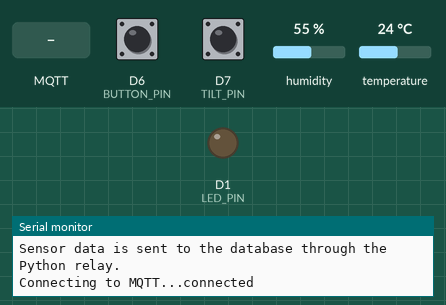
Bench run of a program on a simulated ESP8266 (NodeMCU). Parts: output pins drawn as LEDs (lit = HIGH), the last lines printed to the serial monitor. Inputs (shaded band) come from the test bench; at power-on: D6 (BUTTON_PIN) HIGH, D7 (TILT_PIN) HIGH, humidity 55 %, temperature 24 °C. WiFi joins after 1.5 s; servers stay silent unless stated; no MQTT or app messages arrive unless stated.

Above: at 2.8 s.
2.9 s: MQTT message "1" arrives on the first subscribed topic
At 4.0 s:
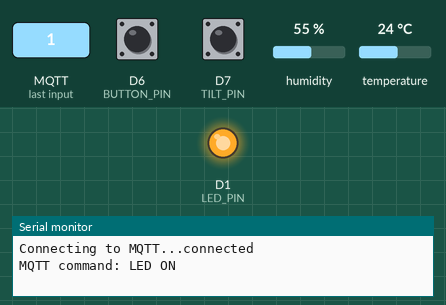
6.0 s: MQTT message "0" arrives on the first subscribed topic
At 6.4 s:
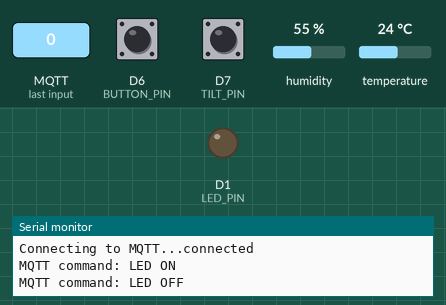
Timing chart, 0 to 9.0 s (numbered marks = the images above; inputs shaded):
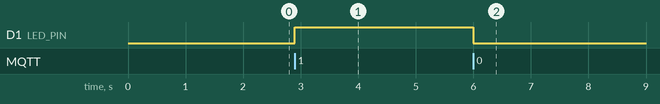

Measured:
- after the input at 2.9 s, D1 (LED_PIN): LOW → HIGH at once
- after the input at 6.0 s, D1 (LED_PIN): HIGH → LOW at once

The program:

main.cpp
```cpp
/*
 * Project/Program Name: EE 470 MQTT Sensor Node
 * File Name: main.cpp
 * Author: Steve Gutierrez
 *
 * Purpose:
 * Publish DHT11 and photoresistor readings to MQTT, receive MQTT commands for
 * the LED, and publish a short MQTT event when the D6 button is pressed.
 * The Python relay is the only component that inserts MQTT sensor data into
 * the Hostinger database.
 *
 * Inputs:
 * DHT11 data on D5, photoresistor analog output on A0, active-low button on D6,
 * active-low tilt switch on D7, and Wi-Fi credentials.
 *
 * Outputs:
 * Sensor JSON on SENSOR_TOPIC, button values 1 then 0 on SWITCH_TOPIC, and LED
 * state feedback on LED_STATE_TOPIC. Serial prints provide diagnostics.
 *
 * Dependencies:
 * ESP8266 Arduino core, Adafruit DHT library, ArduinoJson, and PubSubClient.
 */

#include <Arduino.h>
#include <DHT.h>
#include <math.h>
#include <ESP8266WiFi.h>
#include <ArduinoJson.h>
#include <cstring>
#include <WiFiClient.h>
#include <PubSubClient.h>

// NodeMCU ESP-12E pin assignments for the connected sensor modules.
constexpr uint8_t DHT_PIN = D5;
constexpr uint8_t PHOTORESISTOR_PIN = A0;
constexpr uint8_t BUTTON_PIN = D6;
constexpr uint8_t TILT_PIN = D7;
constexpr uint8_t LED_PIN = D1;

constexpr uint8_t DHT_TYPE = DHT11;
constexpr uint8_t BUTTON_ACTIVE_LEVEL = LOW;
constexpr uint8_t TILT_ACTIVE_LEVEL = LOW;
constexpr unsigned long DEBOUNCE_MS = 40UL;

// Replace these placeholders locally with the 2.4 GHz Wi-Fi network details.
// Do not publish real Wi-Fi credentials in a public source-code repository.
const char *WIFI_SSID = "SampleWifi";
const char *WIFI_PASSWORD = "SamplePassword";
constexpr unsigned long WIFI_CONNECT_TIMEOUT_MS = 20000UL;

// Public HiveMQ broker and this node's MQTT topics.
const char *MQTT_BROKER = "broker.hivemq.com";
constexpr uint16_t MQTT_PORT = 1883;
const char *SENSOR_TOPIC = "testtopic/temp/outTopic/gootz";
const char *LED_COMMAND_TOPIC = "testtopic/temp/inTopic/gootz";
const char *LED_STATE_TOPIC = "testtopic/temp/ledState/gootz";
const char *SWITCH_TOPIC = "testtopic/temp/switch/gootz";

constexpr unsigned long MQTT_PUBLISH_INTERVAL_MS = 15000UL;
constexpr unsigned long SWITCH_PULSE_MS = 5000UL;

WiFiClient mqttNetworkClient;
PubSubClient mqttClient(mqttNetworkClient);
DHT dht(DHT_PIN, DHT_TYPE);

struct SensorReadings {
    float temperatureC;
    float humidityPercent;
    uint16_t lightAdc;
};

struct DebouncedSwitch {
    uint8_t pin;
    uint8_t activeLevel;
    bool lastRawActive;
    bool stableActive;
    unsigned long lastRawChangeMs;
};

DebouncedSwitch buttonInput = {
    BUTTON_PIN, BUTTON_ACTIVE_LEVEL, false, false, 0
};
DebouncedSwitch tiltInput = {
    TILT_PIN, TILT_ACTIVE_LEVEL, false, false, 0
};

unsigned long lastMqttPublishMs = 0;
unsigned long switchPulseStartMs = 0;
bool switchPulseActive = false;

void beginSwitch(DebouncedSwitch &input);
bool activationDetected(DebouncedSwitch &input);
bool captureSensorReadings(SensorReadings &readings);
void processActivationEvents();
void captureAndReport(const char *nodeName);
bool connectToWiFi();
void publishMqttMeasurement();
void mqttCallback(char *topic, byte *payload, unsigned int length);
void connectToMqtt();

void setup() {
    Serial.begin(115200);
    delay(100);

    connectToWiFi();

    pinMode(LED_PIN, OUTPUT);
    digitalWrite(LED_PIN, LOW);

    mqttClient.setServer(MQTT_BROKER, MQTT_PORT);
    mqttClient.setCallback(mqttCallback);

    dht.begin();
    pinMode(PHOTORESISTOR_PIN, INPUT);
    beginSwitch(buttonInput);
    beginSwitch(tiltInput);

    Serial.println();
    Serial.println("MQTT sensor node ready.");
    Serial.println("Sensor data is sent to the database through the Python relay.");
}

void loop() {
    processActivationEvents();

    if (WiFi.status() != WL_CONNECTED) {
        return;
    }

    if (!mqttClient.connected()) {
        connectToMqtt();
    }
    mqttClient.loop();

    // Complete the button pulse five seconds after it was published.
    if (switchPulseActive
        && millis() - switchPulseStartMs >= SWITCH_PULSE_MS
        && mqttClient.connected()) {
        if (mqttClient.publish(SWITCH_TOPIC, "0")) {
            Serial.println("Published switch value: 0");
            switchPulseActive = false;
        } else {
            Serial.println("Switch release publish failed; will retry.");
        }
    }

    // Publish the current sensor values every 15 seconds.
    if (mqttClient.connected()
        && millis() - lastMqttPublishMs >= MQTT_PUBLISH_INTERVAL_MS) {
        lastMqttPublishMs = millis();
        publishMqttMeasurement();
    }
}

bool connectToWiFi() {
    WiFi.mode(WIFI_STA);
    WiFi.setAutoReconnect(true);
    WiFi.begin(WIFI_SSID, WIFI_PASSWORD);

    Serial.print("Connecting to Wi-Fi");
    const unsigned long startMs = millis();

    while (WiFi.status() != WL_CONNECTED
           && millis() - startMs < WIFI_CONNECT_TIMEOUT_MS) {
        delay(500);
        Serial.print(".");
    }

    if (WiFi.status() != WL_CONNECTED) {
        Serial.println();
        Serial.println("Wi-Fi connection failed; continuing offline.");
        return false;
    }

    Serial.println();
    Serial.println("Wi-Fi connected.");
    Serial.print("IP address: ");
    Serial.println(WiFi.localIP());
    Serial.print("RSSI: ");
    Serial.print(WiFi.RSSI());
    Serial.println(" dBm");
    Serial.print("MAC address: ");
    Serial.println(WiFi.macAddress());
    return true;
}

void beginSwitch(DebouncedSwitch &input) {
    // The switch connects its input pin to GND when activated.
    pinMode(input.pin, INPUT_PULLUP);
    const bool activeNow = (digitalRead(input.pin) == input.activeLevel);
    input.lastRawActive = activeNow;
    input.stableActive = activeNow;
    input.lastRawChangeMs = millis();
}

bool activationDetected(DebouncedSwitch &input) {
    const bool rawActive = (digitalRead(input.pin) == input.activeLevel);

    if (rawActive != input.lastRawActive) {
        input.lastRawActive = rawActive;
        input.lastRawChangeMs = millis();
    }

    if (rawActive != input.stableActive
        && millis() - input.lastRawChangeMs >= DEBOUNCE_MS) {
        input.stableActive = rawActive;
        return input.stableActive;
    }

    return false;
}

bool captureSensorReadings(SensorReadings &readings) {
    const float humidity = dht.readHumidity();
    const float temperature = dht.readTemperature();

    if (isnan(humidity) || isnan(temperature)) {
        return false;
    }

    readings.temperatureC = temperature;
    readings.humidityPercent = humidity;
    readings.lightAdc = analogRead(PHOTORESISTOR_PIN);
    return true;
}

void publishMqttMeasurement() {
    if (!mqttClient.connected()) {
        return;
    }

    SensorReadings readings;
    if (!captureSensorReadings(readings)) {
        Serial.println("Could not read sensors; MQTT publish skipped.");
        return;
    }

    JsonDocument document;
    document["node_name"] = "node_1";
    document["temperature"] = readings.temperatureC;
    document["humidity"] = readings.humidityPercent;
    document["light_adc"] = readings.lightAdc;

    char payload[160];
    const size_t length = serializeJson(document, payload, sizeof(payload));
    if (length == 0) {
        Serial.println("Could not create MQTT JSON payload.");
        return;
    }

    if (mqttClient.publish(SENSOR_TOPIC, payload)) {
        Serial.print("MQTT published: ");
        Serial.println(payload);
    } else {
        Serial.println("MQTT publish failed.");
    }
}

void processActivationEvents() {
    if (activationDetected(buttonInput)) {
        captureAndReport("node_1");

        if (mqttClient.connected() && mqttClient.publish(SWITCH_TOPIC, "1")) {
            Serial.println("Published switch value: 1");
            switchPulseActive = true;
            switchPulseStartMs = millis();
        } else {
            Serial.println("Could not publish switch value: 1.");
        }
    }

    if (activationDetected(tiltInput)) {
        captureAndReport("node_2");
    }
}

void captureAndReport(const char *nodeName) {
    SensorReadings readings;
    if (!captureSensorReadings(readings)) {
        Serial.print("DHT11 read failed for ");
        Serial.println(nodeName);
        return;
    }

    Serial.print("Node: ");
    Serial.println(nodeName);
    Serial.print("Temperature (C): ");
    Serial.println(readings.temperatureC, 1);
    Serial.print("Humidity (%): ");
    Serial.println(readings.humidityPercent, 1);
    Serial.print("Photoresistor ADC (0-1023): ");
    Serial.println(readings.lightAdc);
    Serial.println();

    // No HTTP/database insert occurs here. Periodic MQTT messages carry the data.
}

void mqttCallback(char *topic, byte *payload, unsigned int length) {
    if (strcmp(topic, LED_COMMAND_TOPIC) != 0 || length != 1) {
        return;
    }

    const char command = static_cast<char>(payload[0]);
    if (command == '1') {
        digitalWrite(LED_PIN, HIGH);
        mqttClient.publish(LED_STATE_TOPIC, "1", true);
        Serial.println("MQTT command: LED ON");
    } else if (command == '0') {
        digitalWrite(LED_PIN, LOW);
        mqttClient.publish(LED_STATE_TOPIC, "0", true);
        Serial.println("MQTT command: LED OFF");
    }
}

void connectToMqtt() {
    while (WiFi.status() == WL_CONNECTED && !mqttClient.connected()) {
        Serial.print("Connecting to MQTT...");

        String clientId = "ee470-gootz-";
        clientId += String(ESP.getChipId(), HEX);

        if (mqttClient.connect(clientId.c_str())) {
            Serial.println("connected");
            mqttClient.subscribe(LED_COMMAND_TOPIC);
            mqttClient.publish(LED_STATE_TOPIC, "0", true);
        } else {
            Serial.print("failed, state=");
            Serial.println(mqttClient.state());
            delay(3000);
        }
    }
}
```
